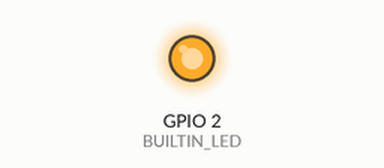
Recording of a sketch running on a simulated ESP32. Shown: output pins drawn as LEDs (lit = HIGH). What the sketch prints to the serial monitor is not drawn.

Above: at 1.6 s.
At 3.0 s:
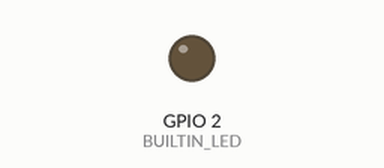
Timing chart, 0 to 6.4 s (numbered marks = the images above):
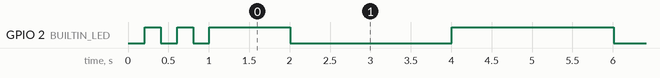

The sketch:

child.ino
```cpp
/*
 * Child Device Code - Creates WiFi Hotspot for Proximity Detection
 * Converted from BLE beacon to WiFi hotspot approach
 * Change BEACON_NAME for each device (CHILD_1, CHILD_2, etc.)
 */

#include <WiFi.h>

// CHANGE THIS FOR EACH CHILD DEVICE
#define BEACON_NAME "CHILD_1"   // Change to CHILD_2, CHILD_3, etc.
#define BUILTIN_LED 2          // Built-in LED pin

// WiFi hotspot configuration
const char* ap_ssid = BEACON_NAME;
const char* ap_password = "";      // No password for easier detection
const int wifi_channel = 6;       // WiFi channel (1-13)
const bool hidden_network = false; // Keep visible for detection

void setup() {
  // Setup built-in LED
  pinMode(BUILTIN_LED, OUTPUT);
  digitalWrite(BUILTIN_LED, LOW);

  Serial.begin(115200);
  Serial.println("📡 Starting WiFi beacon: " + String(BEACON_NAME));

  // Create WiFi Access Point (hotspot)
  WiFi.mode(WIFI_AP);

  // Start the hotspot
  bool success = WiFi.softAP(ap_ssid, ap_password, wifi_channel, hidden_network, 1);

  if (success) {
    Serial.println("✅ WiFi hotspot created successfully!");
    Serial.println("📶 Network Name: " + String(ap_ssid));
    Serial.print("📍 IP Address: ");
    Serial.println(WiFi.softAPIP());
    Serial.print("📊 Channel: ");
    Serial.println(wifi_channel);

    // Turn on LED to indicate beacon is running
    digitalWrite(BUILTIN_LED, HIGH);

    // Blink LED 3 times to show successful start
    for(int i = 0; i < 3; i++) {
      digitalWrite(BUILTIN_LED, LOW);
      delay(200);
      digitalWrite(BUILTIN_LED, HIGH);
      delay(200);
    }
  } else {
    Serial.println("❌ Failed to create WiFi hotspot!");
    // Blink LED rapidly to show error
    while(true) {
      digitalWrite(BUILTIN_LED, HIGH);
      delay(100);
      digitalWrite(BUILTIN_LED, LOW);
      delay(100);
    }
  }
}

void loop() {
  static unsigned long lastStatusPrint = 0;
  static bool ledState = true;

  unsigned long currentTime = millis();

  // Print status every 10 seconds
  if (currentTime - lastStatusPrint >= 10000) {
    Serial.printf("📊 %s - Uptime: %lu sec, Clients: %d\n",
                  BEACON_NAME, currentTime/1000, WiFi.softAPgetStationNum());
    lastStatusPrint = currentTime;
  }

  // Slow blink LED every 2 seconds to show device is active
  static unsigned long lastBlink = 0;
  if (currentTime - lastBlink >= 2000) {
    ledState = !ledState;
    digitalWrite(BUILTIN_LED, ledState);
    lastBlink = currentTime;
  }

  // Small delay to prevent watchdog issues
  delay(100);
}
```

Measured:
- by itself, GPIO 2 (BUILTIN_LED): goes LOW 0.20 s, HIGH 0.20 s, LOW 0.20 s, HIGH 1.0 s, 31 × (LOW 2.0 s, HIGH 2.0 s), LOW 2.0 s, then HIGH
